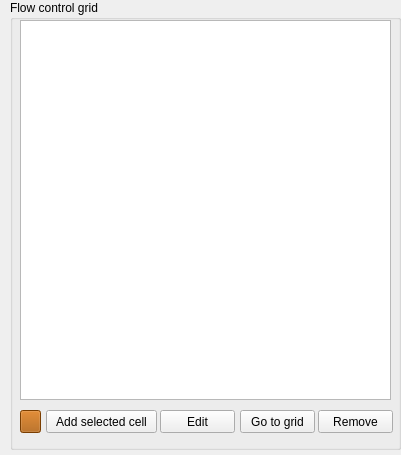
   <widget class="QWidget" name="toolBoxPage4">
    <property name="geometry">
     <rect>
      <x>0</x>
      <y>0</y>
      <width>401</width>
      <height>455</height>
     </rect>
    </property>
    <attribute name="label">
     <string>Flow control</string>
    </attribute>
    <widget class="QGroupBox" name="groupBox_8">
     <property name="geometry">
      <rect>
       <x>10</x>
       <y>0</y>
       <width>391</width>
       <height>450</height>
      </rect>
     </property>
     <property name="title">
      <string>Flow control grid</string>
     </property>
     <widget class="QPushButton" name="btnColorPicker_3">
      <property name="geometry">
       <rect>
        <x>10</x>
        <y>410</y>
        <width>21</width>
        <height>23</height>
       </rect>
      </property>
      <property name="styleSheet">
       <string notr="true">background-color: rgb(170, 85, 0);</string>
      </property>
      <property name="text">
       <string/>
      </property>
     </widget>
     <widget class="QPushButton" name="btnFWCEdit">
      <property name="geometry">
       <rect>
        <x>150</x>
        <y>410</y>
        <width>75</width>
        <height>23</height>
       </rect>
      </property>
      <property name="text">
       <string>Edit</string>
      </property>
     </widget>
     <widget class="QPushButton" name="btnfcgotogrid">
      <property name="geometry">
       <rect>
        <x>230</x>
        <y>410</y>
        <width>75</width>
        <height>23</height>
       </rect>
      </property>
      <property name="text">
       <string>Go to grid</string>
      </property>
     </widget>
     <widget class="QPushButton" name="btnFlowRemove">
      <property name="geometry">
       <rect>
        <x>308</x>
        <y>410</y>
        <width>75</width>
        <height>23</height>
       </rect>
      </property>
      <property name="text">
       <string>Remove</string>
      </property>
     </widget>
     <widget class="QPushButton" name="btnFlowControl_AddCell">
      <property name="geometry">
       <rect>
        <x>36</x>
        <y>410</y>
        <width>111</width>
        <height>23</height>
       </rect>
      </property>
      <property name="text">
       <string>Add selected cell</string>
      </property>
     </widget>
     <widget class="QTableWidget" name="tlbFlowControl">
      <property name="geometry">
       <rect>
        <x>10</x>
        <y>20</y>
        <width>371</width>
        <height>380</height>
       </rect>
      </property>
      <property name="selectionBehavior">
       <enum>QAbstractItemView::SelectRows</enum>
      </property>
     </widget>
    </widget>
   </widget>
